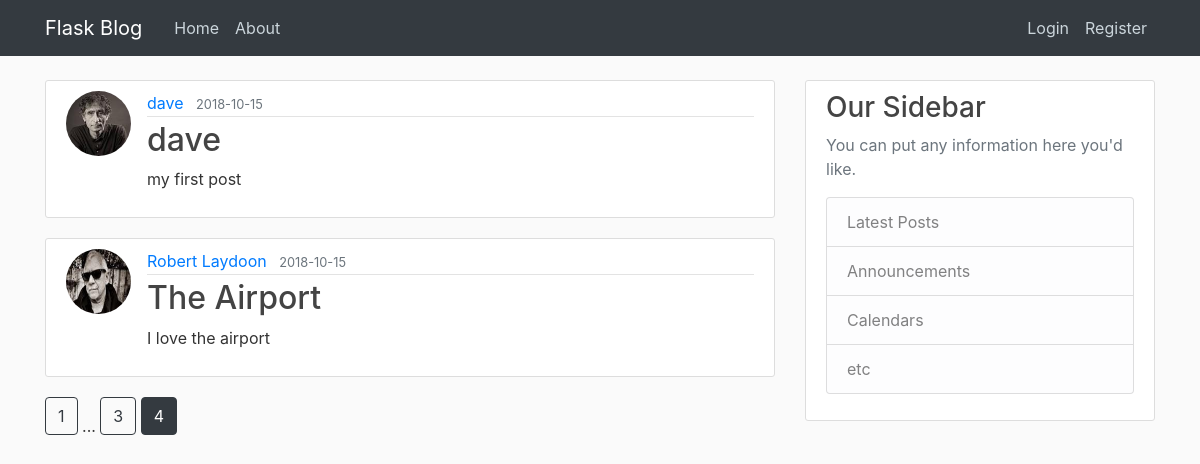
Page /home?page=4 on the earlier database version.
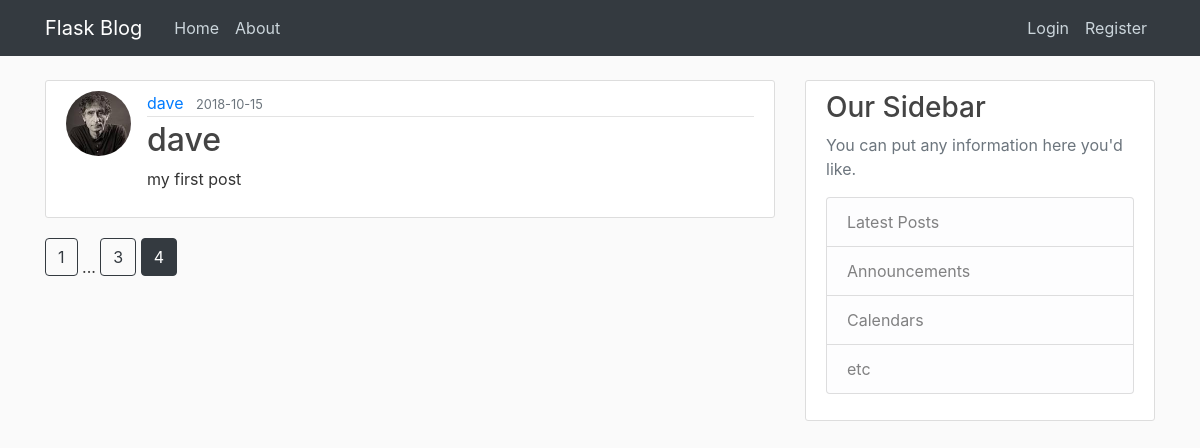
Same page on the later database version.
### flaskblog/models.py (models this page shows, shortened)
class Post(db.Model):
    id = db.Column(db.Integer, primary_key=True)
    title = db.Column(db.String(100), nullable=False)
    date_posted = db.Column(db.DateTime, nullable=False,
                            default=datetime.utcnow)
    content = db.Column(db.Text, nullable=False)
    user_id = db.Column(db.Integer, db.ForeignKey('user.id'), nullable=False)

class User(db.Model, UserMixin):
    id = db.Column(db.Integer, primary_key=True)
    username = db.Column(db.String(20), unique=True, nullable=False)
    email = db.Column(db.String(120), unique=True, nullable=False)
    image_file = db.Column(db.String(20), nullable=False,
                           default='default.jpg')
    password = db.Column(db.String(60), nullable=False)
    posts = db.relationship('Post', backref='author', lazy=True)

### flaskblog/main/routes.py (the view)
@main.route("/")
@main.route("/home")
def home():
    page = request.args.get('page', 1, type=int)
    posts = Post.query.order_by(
        Post.date_posted.desc()).paginate(page=page, per_page=5)
    return render_template('home.html', posts=posts)

### flaskblog/templates/home.html
{% extends "layout.html" %}
{% block content %}
{% for post in posts.items %}
<article class="media content-section">
   <img class="rounded-circle article-img" src="{{ url_for('static', filename='profile_pics/' + post.author.image_file) }}">
   <div class="media-body">
      <div class="article-metadata">
         <a class="mr-2" href="{{ url_for('users.user_posts', username=post.author.username) }}">{{
            post.author.username }}</a>
         <small class="text-muted">{{ post.date_posted.strftime('%Y-%m-%d') }}</small>
      </div>
      <h2><a class="article-title" href="{{ url_for('posts.post', post_id=post.id) }}">{{ post.title }}</a></h2>
      <p class="article-content">{{ post.content }}</p>
   </div>
</article>
{% endfor %}
{% for page_num in posts.iter_pages(left_edge=1, right_edge=1, left_current=1, right_current=2) %}
{% if page_num %}
{% if posts.page == page_num %}
<a class="btn btn-dark mb-4" href="{{ url_for('main.home', page=page_num) }}">{{ page_num }}</a>
{% else %}
<a class="btn btn-outline-dark mb-4" href="{{ url_for('main.home', page=page_num) }}">{{ page_num }}</a>
{% endif %}
{% else %}
...
{% endif %}
{% endfor %}
{% endblock content %}

Differences in the rows shown:
removed Post: image_file (picture), author.username "Robert Laydoon", date_posted "2018-10-15", title "The Airport", content "I love the airport"
